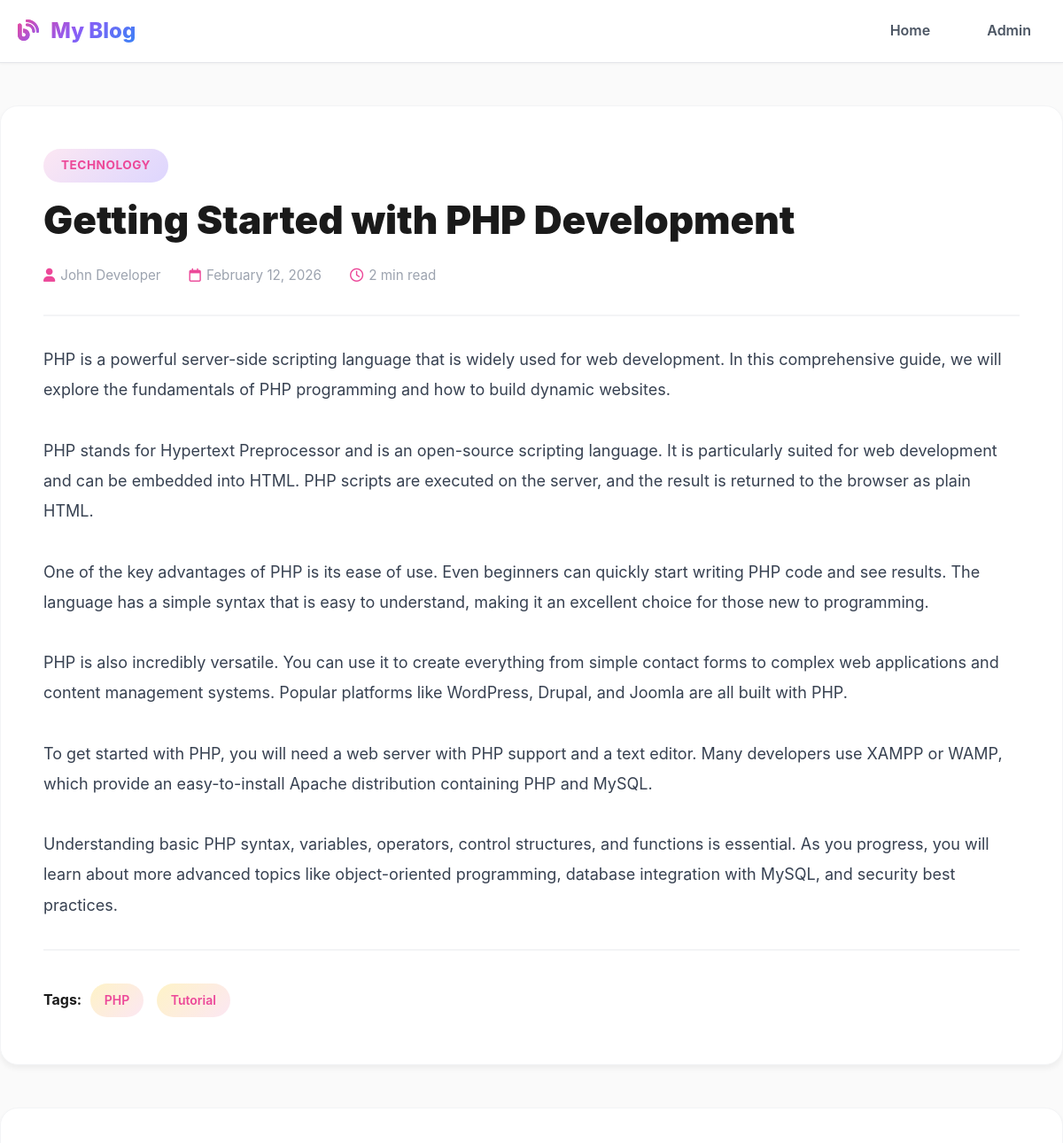
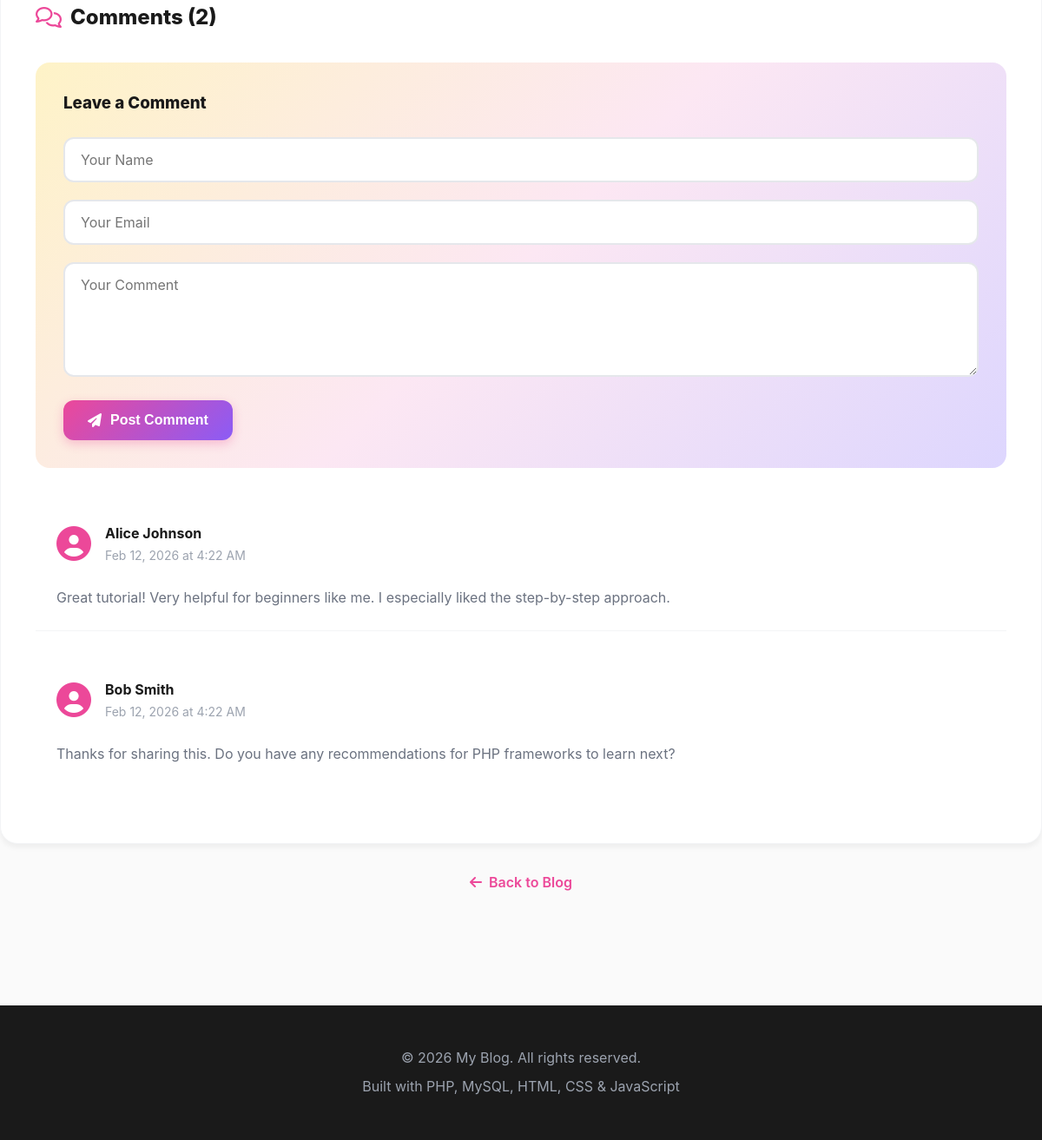
The page /post.php?id=1 on the database its author committed (2 pictures, top to bottom).
### tables this page shows
CREATE TABLE IF NOT EXISTS posts (
    id INT PRIMARY KEY AUTO_INCREMENT,
    title VARCHAR(255) NOT NULL,
    content TEXT NOT NULL,
    category_id INT,
    author VARCHAR(100),
    created_at TIMESTAMP DEFAULT CURRENT_TIMESTAMP,
    updated_at TIMESTAMP DEFAULT CURRENT_TIMESTAMP ON UPDATE CURRENT_TIMESTAMP,
    FOREIGN KEY (category_id) REFERENCES categories(id) ON DELETE SET NULL
);

CREATE TABLE IF NOT EXISTS categories (
    id INT PRIMARY KEY AUTO_INCREMENT,
    name VARCHAR(100) NOT NULL,
    created_at TIMESTAMP DEFAULT CURRENT_TIMESTAMP
);

CREATE TABLE IF NOT EXISTS tags (
    id INT PRIMARY KEY AUTO_INCREMENT,
    name VARCHAR(50) NOT NULL UNIQUE,
    created_at TIMESTAMP DEFAULT CURRENT_TIMESTAMP
);

CREATE TABLE IF NOT EXISTS comments (
    id INT PRIMARY KEY AUTO_INCREMENT,
    post_id INT,
    name VARCHAR(100) NOT NULL,
    email VARCHAR(100) NOT NULL,
    comment TEXT NOT NULL,
    created_at TIMESTAMP DEFAULT CURRENT_TIMESTAMP,
    FOREIGN KEY (post_id) REFERENCES posts(id) ON DELETE CASCADE
);

### post.php (the view, shortened to what this page needs)
<?php
require_once 'includes/config.php';
$post_id = isset($_GET['id']) ? (int)$_GET['id'] : 0;
$query = "SELECT p.*, c.name as category_name
          FROM posts p
          LEFT JOIN categories c ON p.category_id = c.id
          WHERE p.id = ?";
$stmt = $conn->prepare($query);
$stmt->bind_param("i", $post_id);
$stmt->execute();
$result = $stmt->get_result();
$post = $result->fetch_assoc();
$tags_query = "SELECT t.name FROM tags t
               JOIN post_tags pt ON t.id = pt.tag_id
               WHERE pt.post_id = ?";
$stmt = $conn->prepare($tags_query);
$stmt->bind_param("i", $post_id);
$stmt->execute();
$tags_result = $stmt->get_result();
$comments_query = "SELECT * FROM comments WHERE post_id = ? ORDER BY created_at DESC";
$stmt = $conn->prepare($comments_query);
$stmt->bind_param("i", $post_id);
$stmt->execute();
$comments = $stmt->get_result();
include 'includes/header.php';
?>
<div class="container post-detail">
    <article class="post-content">
        <div class="post-header">
            <span class="category-badge"><?php echo htmlspecialchars($post['category_name']); ?></span>
            <h1><?php echo htmlspecialchars($post['title']); ?></h1>
            <div class="post-info">
                <span><i class="fas fa-user"></i> <?php echo htmlspecialchars($post['author']); ?></span>
                <span><i class="far fa-calendar"></i> <?php echo date('F d, Y', strtotime($post['created_at'])); ?></span>
                <span><i class="far fa-clock"></i> <?php echo ceil(str_word_count($post['content']) / 200); ?> min read</span>
            </div>
        </div>
        <div class="post-body">
            <?php echo nl2br(htmlspecialchars($post['content'])); ?>
        </div>
        <?php if ($tags_result->num_rows > 0): ?>
            <div class="post-tags">
                <strong>Tags:</strong>
                <?php while($tag = $tags_result->fetch_assoc()): ?>
                    <span class="tag"><?php echo htmlspecialchars($tag['name']); ?></span>
                <?php endwhile; ?>
            </div>
        <?php endif; ?>
    </article>
    <section class="comments-section">
        <h2><i class="far fa-comments"></i> Comments (<?php echo $comments->num_rows; ?>)</h2>
        <div class="comment-form">
            <h3>Leave a Comment</h3>
            <form method="POST" action="">
                <div class="form-group">
                    <input type="text" name="name" placeholder="Your Name" required>
                </div>
                <div class="form-group">
                    <input type="email" name="email" placeholder="Your Email" required>
                </div>
                <div class="form-group">
                    <textarea name="comment" rows="5" placeholder="Your Comment" required></textarea>
                </div>
                <button type="submit" name="submit_comment" class="btn btn-primary">
                    <i class="fas fa-paper-plane"></i> Post Comment
                </button>
            </form>
        </div>
        <div class="comments-list">
            <?php if ($comments->num_rows > 0): ?>
                <?php while($comment = $comments->fetch_assoc()): ?>
                    <div class="comment">
                        <div class="comment-header">
                            <div class="comment-avatar">
                                <i class="fas fa-user-circle"></i>
                            </div>
                            <div class="comment-meta">
                                <strong><?php echo htmlspecialchars($comment['name']); ?></strong>
                                <span class="comment-date"><?php echo date('M d, Y \a\t g:i A', strtotime($comment['created_at'])); ?></span>
                            </div>
                        </div>
                        <div class="comment-body">
                            <?php echo nl2br(htmlspecialchars($comment['comment'])); ?>
                        </div>
                    </div>
                <?php endwhile; ?>
            <?php else: ?>
                <p class="no-comments">No comments yet. Be the first to comment!</p>
            <?php endif; ?>
        </div>
    </section>
    <div class="back-link">
        <a href="index.php"><i class="fas fa-arrow-left"></i> Back to Blog</a>
    </div>
</div>
<?php include 'includes/footer.php'; ?>

### css/style.css (style rules this page uses)
* { margin: 0; padding: 0; box-sizing: border-box; }
body { font-family: 'Inter', -apple-system, BlinkMacSystemFont, 'Segoe UI', Roboto, sans-serif; line-height: 1.6; color: #1a1a1a; background: #fafafa; }
a { text-decoration: none; color: inherit; transition: all 0.3s ease; }
.container { max-width: 1200px; margin: 0 auto; padding: 0 20px; }
.post-detail { padding: 3rem 0; }
.post-content { background: #ffffff; border-radius: 20px; padding: 3rem; box-shadow: 0 4px 6px rgba(0,0,0,0.05); margin-bottom: 3rem; border: 1px solid #f3f4f6; }
.post-header { border-bottom: 2px solid #f3f4f6; padding-bottom: 2rem; margin-bottom: 2rem; }
.category-badge { background: linear-gradient(135deg, #fce7f3 0%, #ddd6fe 100%); color: #ec4899; padding: 8px 20px; border-radius: 25px; font-size: 0.85rem; display: inline-block; margin-bottom: 1rem; font-weight: 700; text-transform: uppercase; letter-spacing: 0.5px; }
.post-header h1 { font-size: 2.75rem; margin-bottom: 1.5rem; color: #1a1a1a; font-weight: 900; line-height: 1.2; }
.post-info { display: flex; gap: 2rem; color: #9ca3af; font-size: 0.95rem; flex-wrap: wrap; }
.post-info span { display: flex; align-items: center; gap: 6px; }
.post-info i { color: #ec4899; }
.post-body { font-size: 1.125rem; line-height: 1.9; color: #374151; margin-bottom: 2rem; }
.post-tags { padding-top: 2rem; border-top: 2px solid #f3f4f6; }
.tag { display: inline-block; background: linear-gradient(135deg, #fef3c7 0%, #fce7f3 100%); padding: 8px 16px; border-radius: 20px; margin: 5px; font-size: 0.875rem; color: #ec4899; font-weight: 600; }
.comments-section { background: #ffffff; border-radius: 20px; padding: 2.5rem; box-shadow: 0 4px 6px rgba(0,0,0,0.05); margin-bottom: 2rem; border: 1px solid #f3f4f6; }
.comments-section h2 { margin-bottom: 2rem; color: #1a1a1a; font-weight: 800; display: flex; align-items: center; gap: 10px; }
.comments-section h2 i { color: #ec4899; }
.comment-form { background: linear-gradient(135deg, #fef3c7 0%, #fce7f3 50%, #ddd6fe 100%); padding: 2rem; border-radius: 16px; margin-bottom: 2rem; }
.comment-form h3 { margin-bottom: 1.5rem; color: #1a1a1a; font-weight: 800; }
.form-group { margin-bottom: 1.25rem; }
.form-group input, .form-group textarea, .form-group select { width: 100%; padding: 14px 18px; border: 2px solid #e5e7eb; border-radius: 12px; font-size: 1rem; font-family: inherit; transition: all 0.3s; background: #ffffff; }
.btn { padding: 14px 28px; border: none; border-radius: 12px; cursor: pointer; font-size: 1rem; font-weight: 700; transition: all 0.3s; display: inline-flex; align-items: center; gap: 10px; }
.btn-primary { background: linear-gradient(135deg, #ec4899, #8b5cf6); color: white; box-shadow: 0 4px 12px rgba(236, 72, 153, 0.3); }
.comment { padding: 1.5rem; border-bottom: 1px solid #f3f4f6; margin-bottom: 1.5rem; transition: background 0.3s; }
.comment:last-child { border-bottom: none; }
.comment-header { display: flex; align-items: center; gap: 1rem; margin-bottom: 1rem; }
.comment-avatar { font-size: 2.5rem; color: #ec4899; }
.comment-meta strong { display: block; color: #1a1a1a; font-weight: 700; }
.comment-date { color: #9ca3af; font-size: 0.875rem; }
.comment-body { color: #6b7280; line-height: 1.7; }
.back-link { text-align: center; margin-top: 2rem; }
.back-link a { color: #ec4899; font-weight: 600; display: inline-flex; align-items: center; gap: 8px; }

### rows shown on the page
posts: category.name "TECHNOLOGY", title "Getting Started with PHP Development", author "John Developer", created_at "February 12, 2026", ceil(str_word_count($post['content'])/200) "2", content "PHP is a powerful server-side scripting language that is widely used for web development. In this comprehensive guide, we will explore the fundamentals of PHP programming and how to build dynamic websites. PHP stands for Hypertext Preprocessor and is an open-source scripting language. It is particularly suited for web development and can be embedded into HTML. PHP scripts are executed on the server, and the result is returned to the browser as plain HTML. One of the key advantages of PHP is its ease of use. Even beginners can quickly start writing PHP code and see results. The language has a simple syntax that is easy to understand, making it an excellent choice for those new to…"
tags: name "PHP"
tags: name "Tutorial"
comments: name "Alice Johnson", created_at "Feb 12, 2026 at 4:22 AM", comment "Great tutorial! Very helpful for beginners like me. I especially liked the step-by-step approach."
comments: name "Bob Smith", created_at "Feb 12, 2026 at 4:22 AM", comment "Thanks for sharing this. Do you have any recommendations for PHP frameworks to learn next?"

### other values the page prints
SITE_NAME "My Blog"
$comments->num_rows "2"
